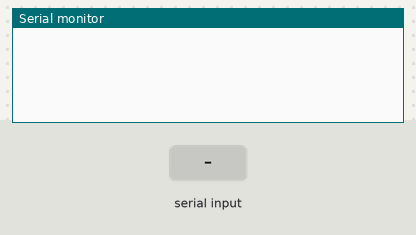
A sketch run on a simulated Arduino Uno, built with avr-gcc and run on an emulated ATmega328P. Shown: the last lines printed to the serial monitor. Inputs (shaded band) come from the test bench.

Above: at 1.2 s.
1.3 s: "1" received over Serial
At 1.9 s:
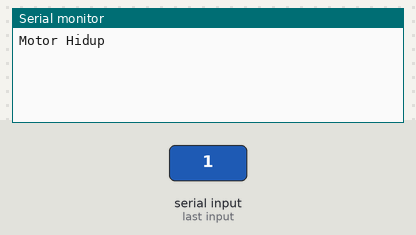
2.8 s: "0" received over Serial
At 4.0 s:
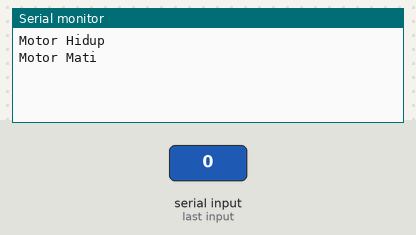
4.3 s: "90,45\n" received over Serial
At 5.0 s:
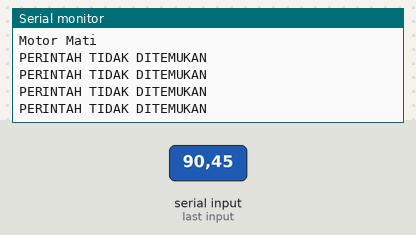
5.8 s: "t90\n" received over Serial
At 6.6 s:
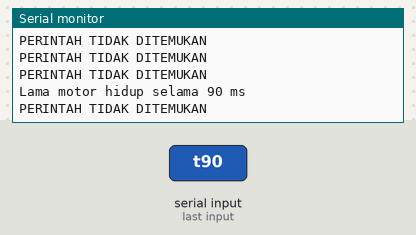

The sketch:

Tugas_Prak_MCU_8.5_FIX.ino
```cpp
const int dC = 2;
int dCstate;
unsigned long waktuSekarang;
unsigned long waktuSebelumnya;
unsigned long dChidup;

void setup() {
  Serial.begin(9600);
  pinMode(dC, OUTPUT);
}

void loop() {
  if (Serial.available() > 0) {
    char input = Serial.read();

    switch (input) {
      case '1':
        dCstate = 1;
        Serial.println("Motor Hidup");
        break;
      case '0':
        dCstate = 0;
        Serial.println("Motor Mati");
        break;
      case 't':
        while (Serial.available() == 0);
        dChidup = Serial.parseInt();
        Serial.println("Lama motor hidup selama " + String(dChidup) + " ms");
        break;
      default:
        Serial.println("PERINTAH TIDAK DITEMUKAN");
        break;
    }
  }

  waktuSekarang = millis();
  if (dCstate == 1) {
    if (waktuSekarang - waktuSebelumnya >= dChidup) {
      digitalWrite(dC, LOW);
      dCstate = 0;
      waktuSebelumnya = waktuSekarang;
    }
  } else {
  }
}
```

Measured:
- after the input at 1.3 s, the serial monitor: prints a new line at once (image 1)
- after the input at 2.8 s, the serial monitor: prints a new line at once (image 2)
- after the input at 4.3 s, the serial monitor: prints a new line at once (image 3)
- after the input at 5.8 s, the serial monitor: prints a new line at once (image 4)
